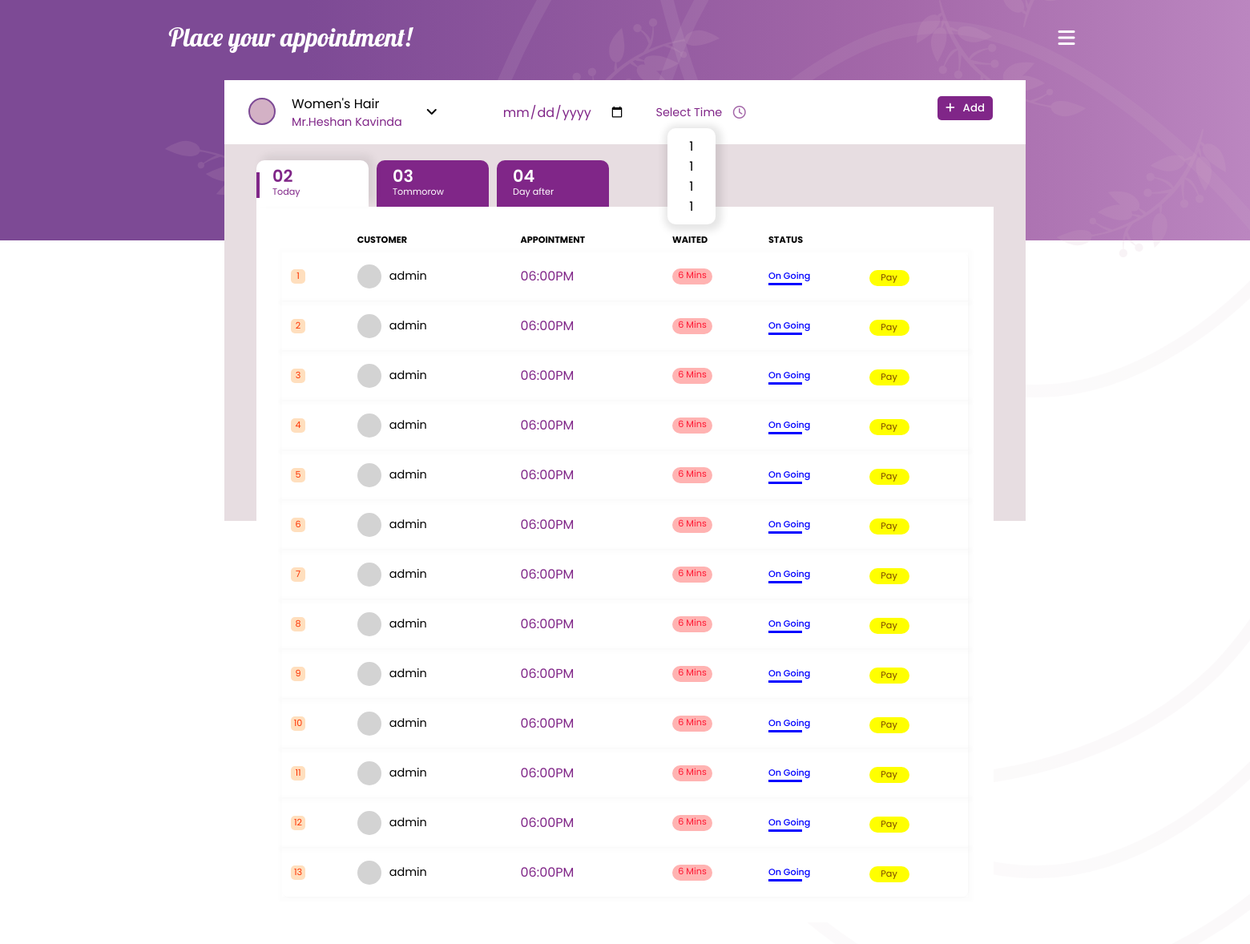
The app's page /appointment with its own data.
### salonManagement/__init__.py (models this page shows, shortened)
class Employee(db.Model):
    id = db.Column(db.Integer, primary_key=True)
    employee_id = db.Column(db.String(20), nullable=False, unique=True)
    employee_name = db.Column(db.String(255))
    employee_type = db.Column(db.String(255))
    user = db.relationship('User', back_populates='employee')
    appointment = db.relationship('Appointment', back_populates='employee')

class Appointment(db.Model):
    id = db.Column(db.Integer, primary_key=True)
    username = db.Column(db.String(20),db.ForeignKey('user.username'),nullable=False)
    employee_name = db.Column(db.String(255))
    employee_id = db.Column(db.String(255), db.ForeignKey('employee.employee_id'))
    date = db.Column(db.Date, nullable=False,unique = True)
    time = db.Column(db.Time, nullable=False, unique = True)
    user = db.relationship('User', back_populates='appointment')
    employee = db.relationship('Employee', back_populates='appointment')

### salonManagement/routes.py (the view, shortened to what this page needs)
@app.route("/appointment", methods=['GET','POST'])
def appointment(): #can also get data by AJAX
    if request.is_json:
        if request.method == 'POST':
            datepicked = request.json.get('date')
            print()
            print(datepicked)
            return jsonify({'date': datepicked})
    employees = Employee.query.all()
    appointments = Appointment.query.all()
    users = User.query.all()
    return render_template("appointment.html", employees=employees, appointments=appointments, users=users)

### salonManagement/templates/appointment.html (shortened to what this page needs)
{% extends "layout.html"%}
{% block head %}
<link rel="stylesheet" href="{{ url_for('static',filename='appointment-style.css')}}" />
{% endblock head%}
{% block content %}
<div class="header">
  <div class="bg-shape">
  <img src="{{ url_for('static',filename='Images/leaves1.svg') }}" class="bg-lf">
  <img src="{{ url_for('static',filename='Images/leaves1.svg') }}" class="bg-lf lf-2">
  <img src="{{ url_for('static',filename='Images/leaves1.svg') }}" class="bg-lf lf-4">
  </div>
  <div class="title-text">
    <span>Place your appointment!</span>
  </div>
  <div class="menu">
    <i class="fa-solid fa-bars" id="menu"></i>
</div>
<div class="container-main">
  <div class="container2">
    <div class="title_container">
  <form class="form-appointment" action="/appointment" method="POST">
    <div class="employee_container">
      <div class="wrapper">
        <div class="profile_pic"></div>
        <div class="employee_info">
          <span class="employee_type">{{ employees[0].employee_type }}</span>
          <span class="employee_name" >Mr.{{ employees[0].employee_name }}</span>
        </div>
      </div>
      <i class="fa-solid fa-angle-down" id="dropdown"></i>
    </div>
    <div class="date_container">
      <div class="date_info">
        <input type="date" id="date" name="date" class="datepicker">
      </div>
    </div>
    <div class="time_container">
      <div class="time_info">
        Select Time
      </div>
      <div class="time_dropdown">
        <div class="time_item">1</div>
        <div class="time_item">1</div>
        <div class="time_item">1</div>
        <div class="time_item">1</div>
      </div>
      <div class="time_logo">
        <i class="fa-regular fa-clock"></i>
      </div>
    </div>
    <div class="button_container">
        <button type="submit" class="add"><i class="fa-solid fa-plus"></i>Add</button>
      </div>
  </form>
  </div>
  <div class="content_container">
    <div class="table_head_container">
      <div class="table_title active">
        <span class="table_date">02</span>
        <span class="table_date_des">Today</span>
      </div>
      <div class="table_title notactive">
        <span class="table_date">03</span>
        <span class="table_date_des">Tommorow</span>
      </div>
      <div class="table_title notactive">
        <span class="table_date">04</span>
        <span class="table_date_des">Day after</span>
      </div>
    </div>
    <div class="table_container">
      <table class="table">
        <thead>
          <tr>
            <th></th>
            <th class="t_head">CUSTOMER</th>
            <th class="t_head">APPOINTMENT</th>
            <th class="t_head">WAITED</th>
            <th class="t_head">STATUS</th>
            <th></th>
            <th></th>
          </tr>
        </thead>
        <tbody>
          {% set count = {} %}
          {% for appointment in appointments %}
            {% set emp = appointment.employee_name %}
            {% if not count[emp] %}
              {% set _ = count.update({emp:1}) %}
            {% endif %}
          <tr class='t_row' data-employee="{{ appointment.employee_name }}">
            <td>
              <div class="number yellow">{{ count[emp] }}</div>
            </td>
            <td>
              <div class="customer_container">
                <div class="customer_pro_pic">
                </div>
                <div class="customer_profile">
                  <span class="customer_name">{{ appointment.username }}</span>
                </div>
              </div>
            </td>
            <td>
              <span class="time">{{ appointment.time.strftime('%I:%M%p')}}</span>
            </td>
            <td>
              <div class="waited">6 Mins</div>
            </td>
            <td>
              <div class="status">On Going</div>
            </td>
            <td>
              <button class="pay">Pay</button>
            </td>
          </tr>
          {% set _ = count.update({emp: count[emp] + 1}) %}
          {% endfor %}
        </tbody>
      </table>
    </div>
  </div>
</div>
</div>
{% endblock content %}

### salonManagement/templates/layout.html (shortened to what this page needs)
<!DOCTYPE html>
<html lang="en">
<head>
  <link rel="stylesheet" href="https://cdnjs.cloudflare.com/ajax/libs/font-awesome/6.4.2/css/all.min.css" />
  {% block head %}
  {% endblock %}
</head>
{% block content %}
{% endblock %}
</html>

### records on screen
Employee: employee_type "Women's Hair", employee_name "Heshan Kavinda"
Appointment: employee_name "1", username "admin", time "06:00PM"
Appointment: employee_name "2", username "admin", time "06:00PM"
Appointment: employee_name "3", username "admin", time "06:00PM"
Appointment: employee_name "4", username "admin", time "06:00PM"
Appointment: employee_name "5", username "admin", time "06:00PM"
Appointment: employee_name "6", username "admin", time "06:00PM"
Appointment: employee_name "7", username "admin", time "06:00PM"
Appointment: employee_name "8", username "admin", time "06:00PM"
Appointment: employee_name "9", username "admin", time "06:00PM"
Appointment: employee_name "10", username "admin", time "06:00PM"
Appointment: employee_name "11", username "admin", time "06:00PM"
Appointment: employee_name "12", username "admin", time "06:00PM"
Appointment: employee_name "13", username "admin", time "06:00PM"
